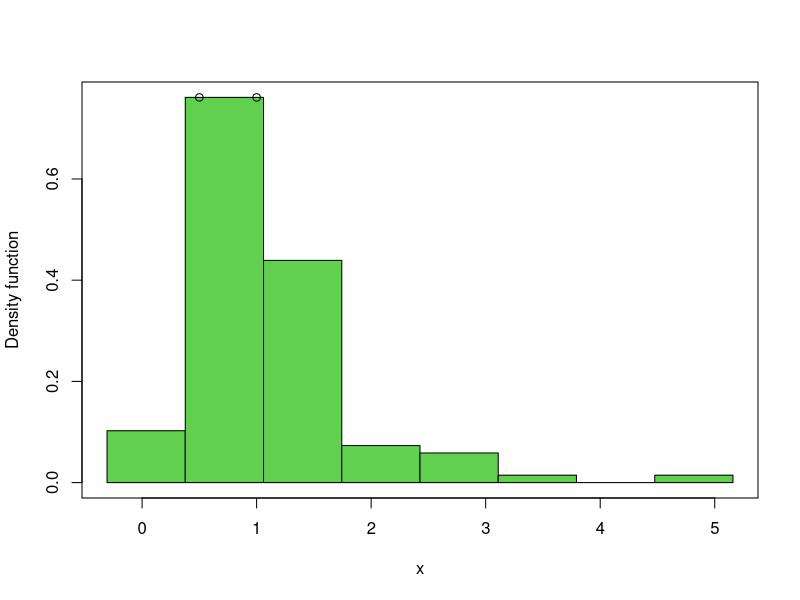
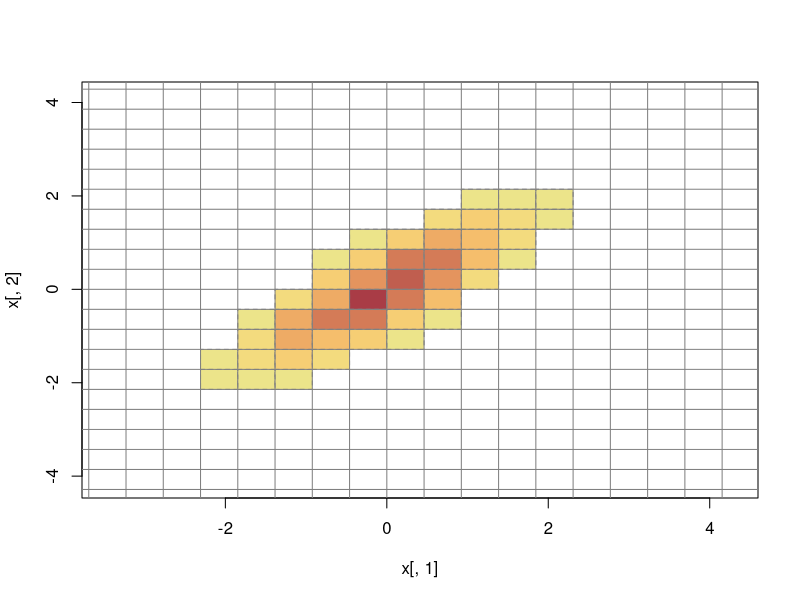

R code for these plots, in order:
library(ks)


### Name: histde
### Title: Histogram density estimate
### Aliases: histde predict.histde
### Keywords: smooth

### ** Examples

## positive data example
set.seed(8192)
x <- 2^rnorm(100)
fhat <- histde(x=x)
plot(fhat, col=3)
points(c(0.5, 1), predict(fhat, x=c(0.5, 1)))

## large data example on a non-default grid
set.seed(8192)
x <- rmvnorm.mixt(10000, mus=c(0,0), Sigmas=invvech(c(1,0.8,1)))
fhat <- histde(x=x, xmin=c(-5,-5), xmax=c(5,5))
plot(fhat)

## See other examples in ? plot.histde
